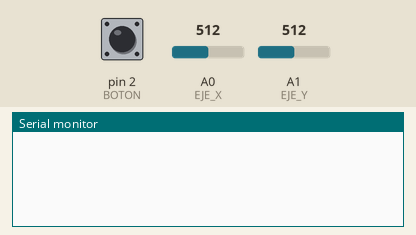
The sketch below on a simulated Arduino Uno, built with avr-gcc and run on an emulated ATmega328P. Shown: the last lines printed to the serial monitor. Inputs (shaded band) come from the test bench; at power-on: A0 (EJE_X) = 512, A1 (EJE_Y) = 512, pin 2 (BOTON) HIGH.

Above: at 1.2 s.
1.3 s: A0 (EJE_X) set to 215
2.8 s: A0 (EJE_X) set to 187
At 2.91 s:
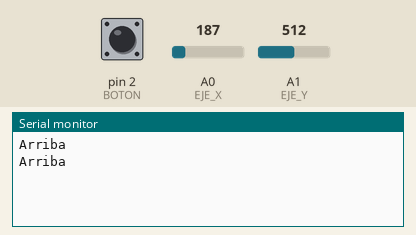
4.7 s: A1 (EJE_Y) set to 212
At 4.72 s:
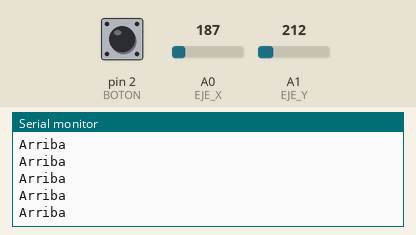
6.2 s: A1 (EJE_Y) set to 188
At 6.33 s:
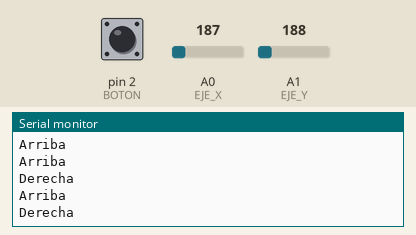

Measured:
- the behaviour switches between 200 and 199 on A0 (EJE_X) (found by bisection; images 0 and 1)
- the behaviour switches between 200 and 199 on A1 (EJE_Y) (found by bisection; images 2 and 3)
- after the input at 2.8 s, the serial monitor: prints a new line at once (image 1)
- after the input at 6.2 s, the serial monitor: prints a new line at once (image 3)

The sketch:

joystick.ino
```cpp
/*

    Programado por Luis Cabrera Benito
  ____          _____               _ _           _
  |  _ \        |  __ \             (_) |         | |
  | |_) |_   _  | |__) |_ _ _ __ _____| |__  _   _| |_ ___
  |  _ <| | | | |  ___/ _` | '__|_  / | '_ \| | | | __/ _ \
  | |_) | |_| | | |  | (_| | |   / /| | |_) | |_| | ||  __/
  |____/ \__, | |_|   \__,_|_|  /___|_|_.__/ \__, |\__\___|
         __/ |                               __/ |
        |___/                               |___/


    Blog:       https://parzibyte.me/blog
    Ayuda:      https://parzibyte.me/blog/contrataciones-ayuda/
    Contacto:   https://parzibyte.me/blog/contacto/
*/
#define EJE_X 0
#define EJE_Y 1
#define BOTON 2

void setup() {
  Serial.begin(9600);
  // Será de tipo entrada
  pinMode(BOTON, INPUT_PULLUP);
}

void loop() {
  int valorX = analogRead(EJE_X),
      valorY = analogRead(EJE_Y),
      botonPulsado = digitalRead(BOTON);
  if (!botonPulsado) {
    Serial.println("Botón pulsado");
  }
  if (valorX > 1000) {
    Serial.println("Abajo");
  } else if (valorX < 200) {
    Serial.println("Arriba");
  }

  if (valorY > 1000) {
    Serial.println("Izquierda");
  } else if (valorY < 200) {
    Serial.println("Derecha");
  }
  delay(100);
}
```
